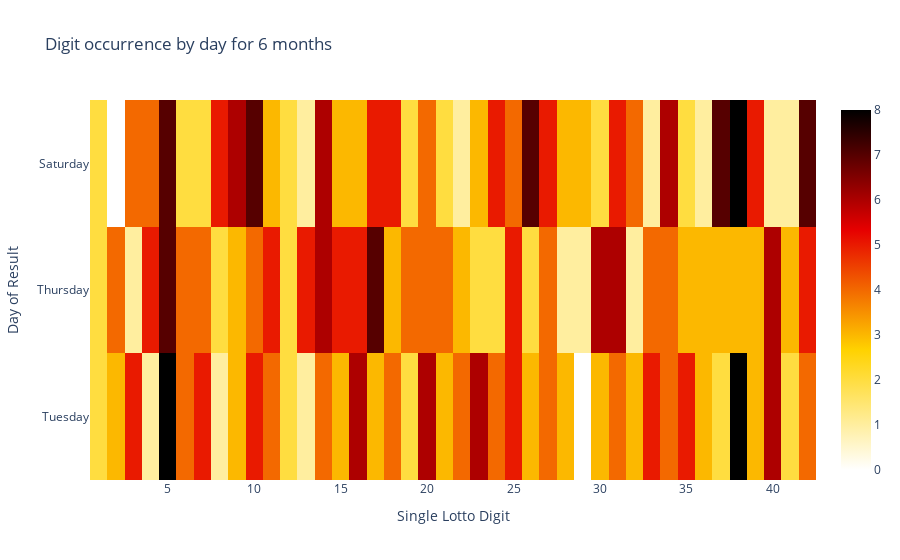

Source (notebook cell):
### Markdown cell above
## Visuals

### Code cell
fig = go.Figure(data = go.Heatmap(
                z = z,
                x = list(np.linspace(1,42,num=42)),
                y = ['Tuesday','Thursday','Saturday'],
                hoverongaps = False,
                colorscale = 'Hot',
                reversescale = True))

fig.update_layout(
    title_text = 'Digit occurrence by day for 6 months',
    yaxis_title = 'Day of Result',
    xaxis_title = 'Single Lotto Digit')

fig.show()

### Figure 1 — Plotly figure (JSON) as saved in the notebook; plotly's stock layout.template omitted (floating-point values rounded to 4 significant figures)
{"data": [{"colorscale": [[0, "rgb(0,0,0)"], [0.3333, "rgb(230,0,0)"], [0.6667, "rgb(255,210,0)"], [1, "rgb(255,255,255)"]], "hoverongaps": false, "reversescale": true, "type": "heatmap", "x": [1, 2, 3, 4, 5, 6, 7, 8, 9, 10, 11, 12, 13, 14, 15, 16, 17, 18, 19, 20, 21, 22, 23, 24, 25, 26, 27, 28, 29, 30, 31, 32, 33, 34, 35, 36, 37, 38, 39, 40, 41, 42], "y": ["Tuesday", "Thursday", "Saturday"], "z": [[2, 3, 5, 1, 8, 4, 5, 1, 3, 5, 4, 2, 1, 4, 3, 6, 3, 4, 2, 6, 3, 4, 6, 4, 5, 3, 4, 3, 0, 3, 4, 3, 5, 4, 5, 3, 2, 8, 3, 6, 2, 4], [2, 4, 1, 5, 7, 4, 4, 2, 3, 4, 5, 2, 5, 6, 5, 5, 7, 3, 4, 4, 4, 3, 2, 2, 5, 2, 4, 1, 1, 6, 6, 1, 4, 4, 3, 3, 3, 3, 3, 6, 3, 5], [2, 0, 4, 4, 7, 2, 2, 5, 6, 7, 3, 2, 1, 6, 3, 3, 5, 5, 2, 4, 2, 1, 3, 5, 4, 7, 5, 3, 3, 2, 5, 4, 1, 6, 2, 1, 7, 8, 5, 1, 1, 7]]}], "layout": {"title": {"text": "Digit occurrence by day for 6 months"}, "xaxis": {"title": {"text": "Single Lotto Digit"}}, "yaxis": {"title": {"text": "Day of Result"}}}}
